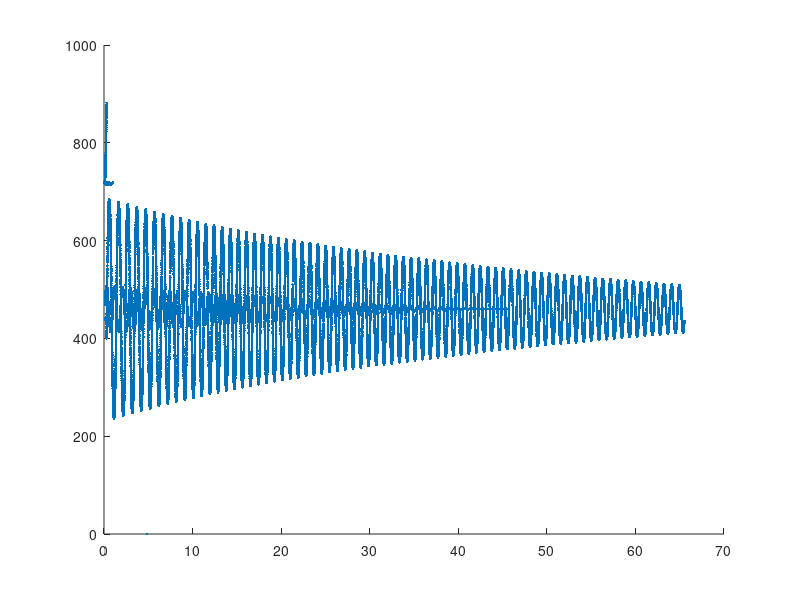

This figure's MATLAB source:
clear all; close all; clc;

to_tikz = 0;

C1_mic = csvread('test5.csv',3,0);

time = C1_mic(:,2)* 10^(-3);
data = C1_mic(:,3);

plot(time, data)

xlim([0 35])
ylim([-500 1500])

figure(1)
scatter(time,data,'.')
